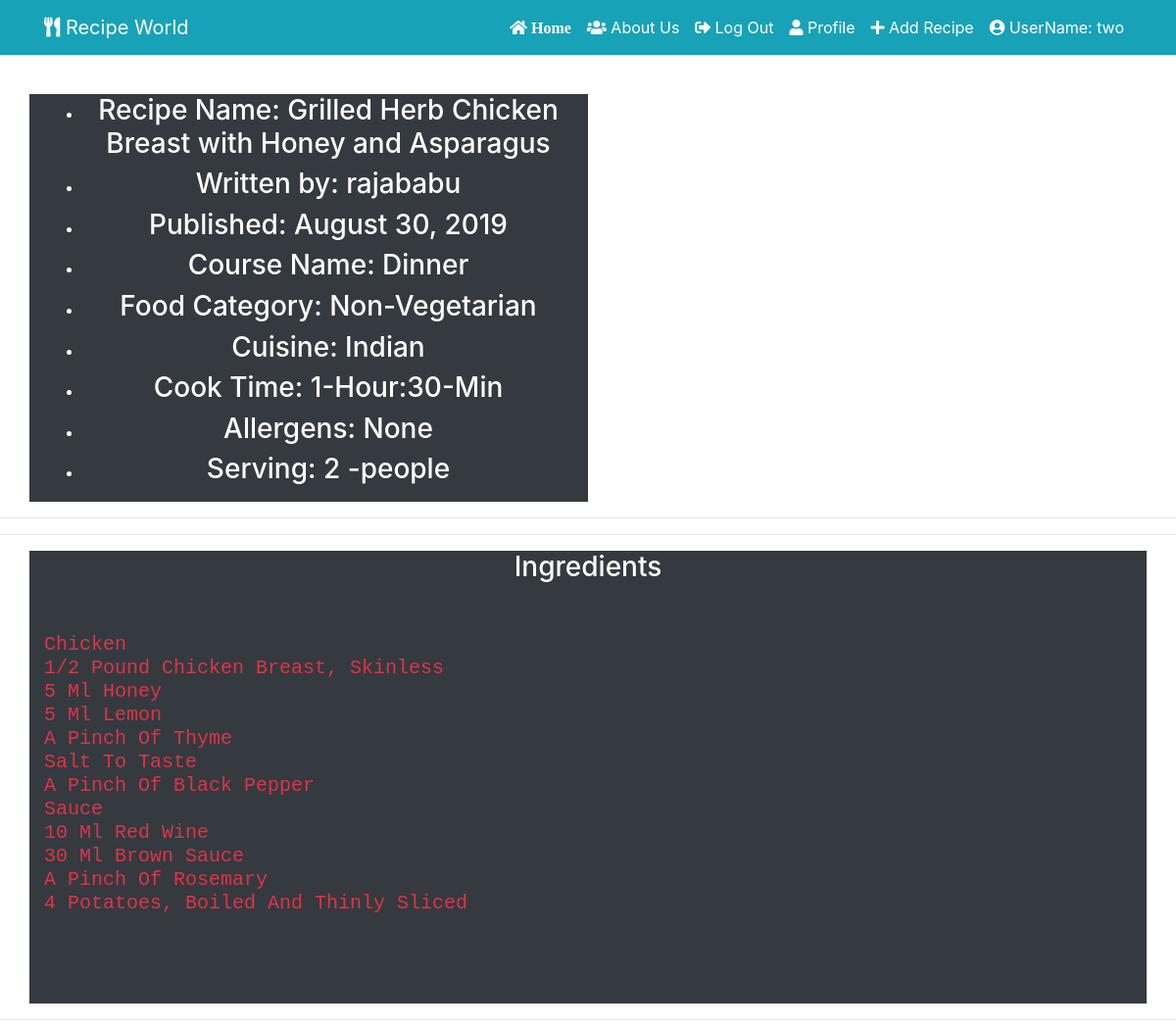
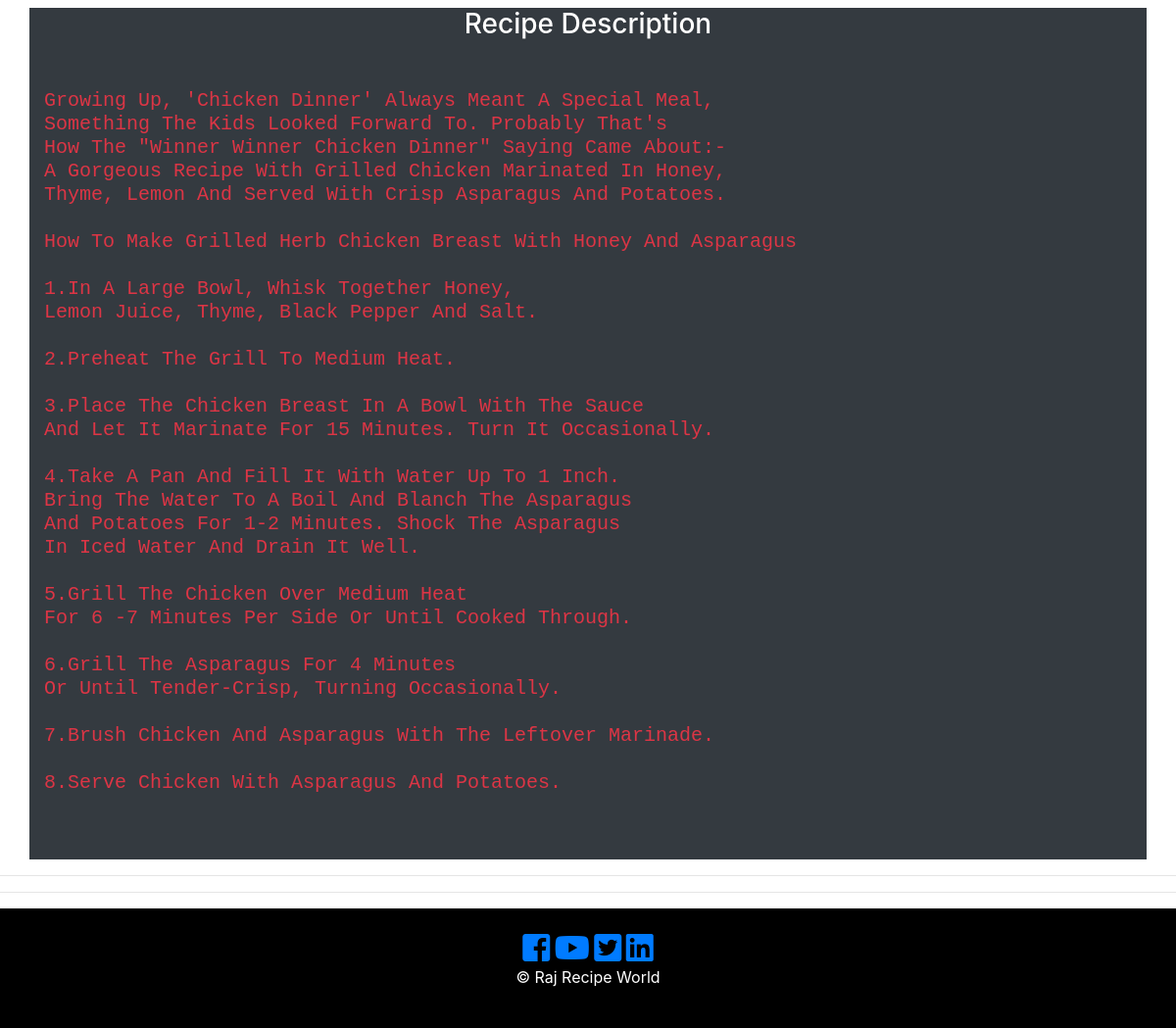
Page /21 (signed in) on the committed database (2 pictures, top to bottom).
### recipe_app/models.py (models this page shows, shortened)
class User(db.Model, UserMixin):
     __tablename__ = 'users'
     id = db.Column(db.Integer, primary_key = True)
     picture = db.Column(db.String(128), default='default_profile.png', nullable=False)
     email = db.Column(db.String(64), unique=True, index=True)
     username = db.Column(db.String(64), unique=True, index=True)
     password_hash = db.Column(db.String(128))
     recipe = db.relationship('RecipePost', backref='author', lazy=True)
     def __repr__(self):
        return f"UserName: {self.username}"

class RecipePost(db.Model):
    __searchable__ = ['recipe_name']
    users = db.relationship(User)
    id = db.Column(db.Integer, primary_key=True)
    user_id = db.Column(db.Integer, db.ForeignKey('users.id'), nullable=False)
    date = db.Column(db.DateTime, nullable=False, default=datetime.utcnow)
    recipe_image = db.Column(db.String(128), default=None, nullable=True)
    recipe_name = db.Column(db.String(164), nullable=False)
    course = db.Column(db.String(164), nullable=False)
    food_category = db.Column(db.String(164), nullable=False)
    cuisine = db.Column(db.String(164), nullable=False)
    prep_time = db.Column(db.String(164), nullable=False)
    cook_time = db.Column(db.String(164), nullable=False)
    allergens = db.Column(db.String(164), nullable=False)
    serving = db.Column(db.String(164), nullable=False)
    ingredients = db.Column(db.Text, nullable=False)
    recipe_description = db.Column(db.Text, nullable=False)

### recipe_app/users/views.py (the view)
@users.route("/<username>")
def user_recipies(username):
    page = request.args.get('page',1,type=int)
    user = User.query.filter_by(username=username).first_or_404()
    recipies_posted = RecipePost.query.filter_by(author=user).order_by(RecipePost.date.desc()).paginate(page=page,per_page=5)
    return render_template('user_recipe_posts.html', recipies_posted=recipies_posted, user=user)

### recipe_app/models.py (called while the page is built)
@login_manager.user_loader
def load_user(user_id):
    return User.query.get(user_id)

### recipe_app/recipe_posts/views.py (called while the page is built)
@recipe_posts.route('/<int:recipe_post_id>')
def recipe_post(recipe_post_id):
    recipe_post = RecipePost.query.get_or_404(recipe_post_id)
    return render_template('recipe_post.html', recipe_name=recipe_post.recipe_name,
                            date=recipe_post.date, recipe=recipe_post
    )

### recipe_app/templates/recipe_post.html (shortened to what this page needs)
{% extends "base.html" %}
{% block content %}
  <section id="" class="text-center text-white">
    <div class="container">
      <div class="row">
        <div class="col-md-6 bg-dark">
          <ul class="">
              <li class="">
                  <h3> Recipe Name: {{ recipe.recipe_name }}</h3>
              </li>
              <li class="">
                <h3>Written by: {{recipe.author.username}}</h3>
              </li>
              <li class="">
                <h3>Published: {{recipe.date.strftime('%B %d, %Y') }}</h3>
              </li>
              <li class="">
                  <h3> Course Name: {{recipe.course}} </h3>
              </li>
              <li class="">
                <h3>Food Category: {{recipe.food_category}}</h3>
              </li>
              <li class="">
                <h3>Cuisine: {{ recipe.cuisine }}</h3>
              </li>
              <li class="">
                <h3> Cook Time: {{recipe.cook_time}}</h3>
              </li>
              <li class="">
                <h3> Allergens: {{ recipe.allergens }}</h3>
              </li>
              <li class="">
                <h3>Serving: {{ recipe.serving }}</h3>
              </li>
            </ul>
        </div>
              <div class="col-md-6 py-2">
        </div>
      </div>
    </div>
</section>
<hr>
<hr>
  <div>
    <div class="container text-center text-white">
      <div class="row">
            <div class="col-md-12 bg-dark">
              <h3> Ingredients </h3>
                <div>
                  <pre class="text-danger text-left text-capitalize">
                    <h5>{{recipe.ingredients}}</h5>
                  </pre>
               </div>
            </div>
        </div>
      </div>
    </div>
<hr>
  <div>
    <div class="container text-center text-white">
      <div class="row">
            <div class="col-md-12 bg-dark">
              <h3> Recipe Description </h3>
              <div>
              <pre class="text-danger text-left text-capitalize">
                <h5>{{recipe.recipe_description}} </h5>
              </pre>
            </div>
        </div>
    </div>
  </div>
<hr>
 <hr>
{% endblock content %}

### recipe_app/templates/base.html (shortened to what this page needs)
<!DOCTYPE html>
<html lang="en">
  <head>
      <link rel="stylesheet" href="https://stackpath.bootstrapcdn.com/bootstrap/4.3.1/css/bootstrap.min.css">
      <link type="text/css" rel="stylesheet" href="{{ url_for('static', filename='css/master.css') }}"/>
      <link rel="stylesheet" href="https://use.fontawesome.com/releases/v5.3.1/css/all.css"
>
      <link rel="stylesheet" href="https://cdnjs.cloudflare.com/ajax/libs/ekko-lightbox/5.3.0/ekko-lightbox.css" />
      <link rel="stylesheet" href="https://cdnjs.cloudflare.com/ajax/libs/slick-carousel/1.9.0/slick.css" />
      <link rel="stylesheet" href="https://cdnjs.cloudflare.com/ajax/libs/slick-carousel/1.9.0/slick-theme.min.css" />
  </head>
<body>
  <header class="py-5" >
<nav class="navbar navbar-expand-sm navbar-dark bg-info fixed-top ">
    <div class="container">
      <a href="{{ url_for('core.index') }}" target="_blank" class="navbar-brand"> <i class="fas fa-utensils icon-nav"></i> Recipe World</a>
      <div class="collapse navbar-collapse" id="navbarCollapse">
      <ul class="navbar-nav ml-auto">
            <li class="nav-item active">
              <a class="nav-link text-white" href="{{ url_for('core.index') }}">
                <i class="fas fa-home icon-nav"> Home </i>
              </a>
            </li>
            <li class="nav-item">
              <a class="nav-link text-white" href="{{ url_for('core.info') }}"> <i class="fas fa-users icon-nav"></i> About Us</a>
            </li>
            {% if current_user.is_authenticated %}
            <li class="nav-item">
                <a class="nav-link text-white" href="{{ url_for('users.logout') }}"> <i class="fas fa-sign-out-alt icon-nav"></i> Log Out </a>
            </li>
            <li class="nav-item">
                <a class="nav-link text-white" href="{{ url_for('users.account') }}">
                  <i class="fas fa-user icon-nav"> </i> Profile </a>
            </li>
            <li class="nav-item">
                <a class="nav-link text-white" href="{{ url_for('recipe_posts.create_recipe') }}">
                  <i class="fas fa-plus icon-nav"></i> Add Recipe</a>
            </li>
             <li class="nav-item">
                <a class="nav-link text-white" href="{{ url_for('users.user_recipies' , username=current_user.username) }}"> <i class="fas fa-user-circle icon-nav"> </i> {{ current_user }} </a>
              </li>
              {% endif %}
    </ul>
    </div>
   </div>
  </nav>
 </header>
  {% block content %}
  {% endblock %}
         <footer id="main-footer" class="text-center p-4">
          <div class="container">
              <div class="row">
                <div class="col">
                    <a href="#"> <i class="fab fa-facebook-square fa-2x"> </i> </a>
                    <a href="#"> <i class="fab fa-youtube fa-2x"> </i> </a>
                    <a href="#"> <i class="fab fa-twitter-square fa-2x"></i> </a>
                    <a href="#"> <i class="fab fa-linkedin fa-2x"></i> </a>
                  <p> &copy;
                     Raj Recipe World </p>
                </div>
              </div>
            </div>
          </footer>
  </body>
</html>

### recipe_app/static/css/master.css (style rules this page uses)
#main-footer { background: #000; color: #fff; }

### rows in the picture
User: username "UserName: two"
RecipePost: recipe_name "Grilled Herb Chicken Breast with Honey and Asparagus", date "August 30, 2019", course "Dinner", food_category "Non-Vegetarian", cuisine "Indian", cook_time "1-Hour:30-Min", allergens "None", serving "2 -people", ingredients "Chicken 1/2 Pound Chicken Breast, Skinless 5 Ml Honey 5 Ml Lemon A Pinch Of Thyme Salt To Taste A Pinch Of Black Pepper Sauce 10 Ml Red Wine 30 Ml Brown Sauce A Pinch Of Rosemary 4 Potatoes, Boiled And Thinly Sliced", recipe_description "Growing Up, 'chicken Dinner' Always Meant A Special Meal, Something The Kids Looked Forward To. Probably That's How The \"winner Winner Chicken Dinner\" Saying Came About:- A Gorgeous Recipe With Grilled Chicken Marinated In Honey, Thyme, Lemon And Served With Crisp Asparagus And Potatoes. How To Make Grilled Herb Chicken Breast With Honey And Asparagus 1.In A Large Bowl, Whisk Together Honey, Lemon Juice, Thyme, Black Pepper And Salt. 2.Preheat The Grill To Medium Heat. 3.Place The Chicken Breast In A Bowl With The Sauce And Let It Marinate For 15 Minutes. Turn It Occasionally. 4.Take A Pan And Fill It With Water Up To 1 Inch. Bring The Water To A Boil And Blanch The Asparagus And Potatoes…"
User: author.username "rajababu"
